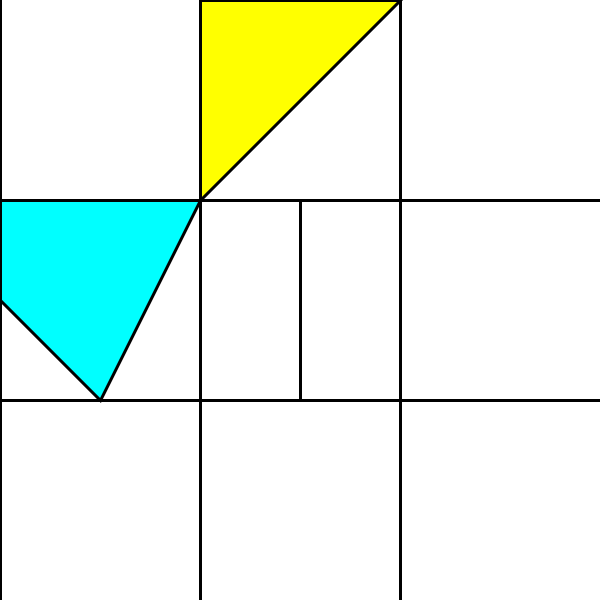
Frame 1 (no input)
Frame 60 (the mouse pressed at the canvas centre just before this capture): identical to frame 1, image omitted
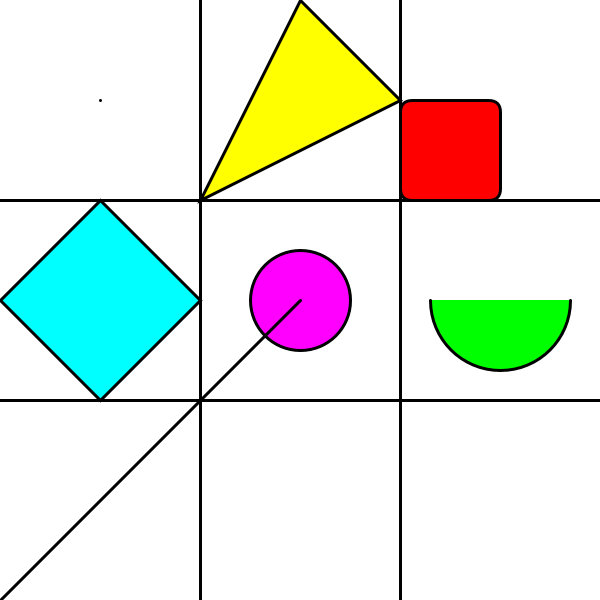
Frame 120 (the mouse held since frame 60 and released just before this capture)

The Processing sketch that drew these frames (run headless with seeded random() and noise(); from frame 60 on, the mouse is pressed at the canvas centre):

// Processing sketch: AdbkPrimitives2D
// ── AdbkPrimitives2D.pde
// Zeichne in Processing vorhandene 2D Formen in einem 3x3 Grid

// Zellengroesse
float dx;
float dy;

// normalisierte Mauskoordinate (zwischen 0 und 1)
float normalMouseX;
float normalMouseY;

void setup() {
  // Fenstergroesse
  size(600,600); 
  
  // Berechne Zellengroesse for 3x3 Grid
  dx = width/3.0;
  dy = height/3.0;
}


void draw() {

  clear();
  background(255);
  
  // normalisiere Mauskoordinaten
  normalMouseX = mouseX/(float)width;
  normalMouseY = mouseY/(float)height;

  // Kantenfarbe
  stroke(0);
  // Kantendicke
  strokeWeight(3);
  
  
  // Gitter zeichnen
  // horizontale Linien
  line(0, dy, width, dy);
  line(0, 2*dy, width, 2*dy);
  // vertikale Linien
  line(dx, 0, dx, height);
  line(2*dx, 0, 2*dx, height);
  
  
  drawPoint();
  drawTriangle();
  drawRect();
  
  drawQuad();
  drawEllipse();
  drawArc();
  
  drawLine();
  
  
}


void drawPoint() {
  point(normalMouseX*dx, normalMouseY*dy);
}

void drawTriangle() {
  fill(255, 255, 0);
  triangle(dx, dy, normalMouseX*dx + dx, 0, 2*dx, normalMouseY*dy); 
}

void drawRect() {
  fill(255, 0, 0);
  rect(2*dx, normalMouseY*dy, normalMouseX*dx, dy - normalMouseY*dy, width/50.0); 
}

void drawQuad() {
  fill(0, 255, 255);
  quad(0, 1.5*dy, normalMouseX*dx, dy, dx, normalMouseY*dy + dy, 0.5*dx, 2*dy); 
}

void drawEllipse() {
  fill(255, 0, 255);
  ellipse(1.5*dx, 1.5*dy, normalMouseX*dx, dy - normalMouseY*dy); 
}

void drawArc() {
  fill(0, 255, 0);
  arc(2.5*dx, 1.5*dy, dx*0.7, dy*0.7, radians(0), normalMouseX*radians(360.0)); 
}

void drawLine() {
  line(0, height, mouseX, mouseY);//3 + 2*dy); 
}
